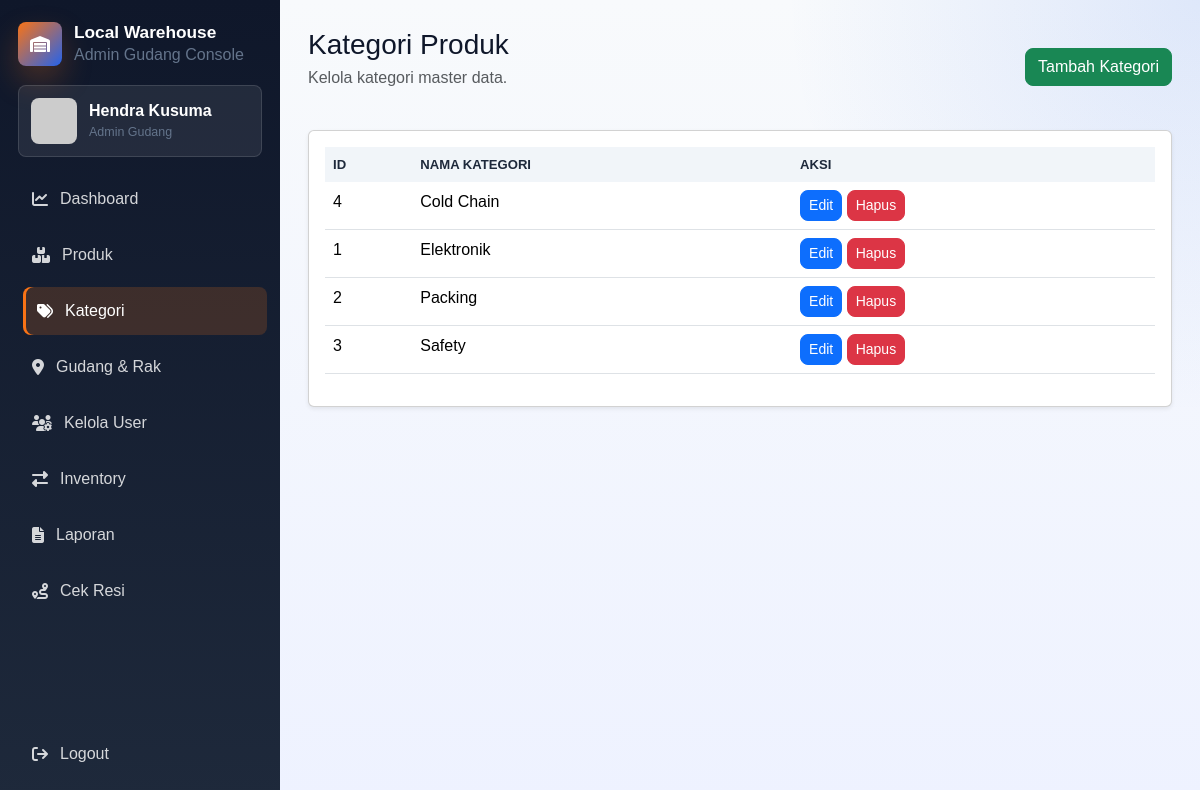
The app's page /php/index.php?page=categories (signed in) with its own data.
### tables this page shows
CREATE TABLE `categories` (
  `id_category` int(11) NOT NULL,
  `name_category` varchar(100) NOT NULL
);

### php/modules/categories.php (the view, shortened to what this page needs)
<?php
$action = $_GET['action'] ?? 'list';
if ($action === 'list') {
    $categoriesResult = $mysqli->query('SELECT * FROM categories ORDER BY name_category ASC');
}
?>
<?php if ($action === 'list'): ?>
    <div class="d-flex justify-content-between align-items-center mb-4">
        <div>
            <h1 class="h3 mb-1">Kategori Produk</h1>
            <p class="text-muted">Kelola kategori master data.</p>
        </div>
        <a href="index.php?page=categories&action=add" class="btn btn-success">Tambah Kategori</a>
    </div>
    <div class="card shadow-sm">
        <div class="card-body">
            <div class="table-responsive">
                <table class="table table-hover">
                    <thead class="table-light">
                    <tr>
                        <th>ID</th>
                        <th>Nama Kategori</th>
                        <th>Aksi</th>
                    </tr>
                    </thead>
                    <tbody>
                    <?php while ($row = $categoriesResult->fetch_assoc()): ?>
                        <tr>
                            <td><?php echo $row['id_category']; ?></td>
                            <td><?php echo htmlspecialchars($row['name_category']); ?></td>
                            <td>
                                <a href="index.php?page=categories&action=edit&id=<?php echo $row['id_category']; ?>" class="btn btn-sm btn-primary">Edit</a>
                                <a href="index.php?page=categories&action=delete&id=<?php echo $row['id_category']; ?>" class="btn btn-sm btn-danger" onclick="return confirm('Hapus kategori?');">Hapus</a>
                            </td>
                        </tr>
                    <?php endwhile; ?>
                    </tbody>
                </table>
            </div>
        </div>
    </div>
<?php endif; ?>

### php/assets/css/style.css (style rules this page uses)
:root { --navy: #1e293b; --navy-2: #0f172a; --orange: #f97316; --electric: #2563eb; --cyan: #06b6d4; --green: #22c55e; --danger: #ef4444; --soft: #f8fafc; --ink: #0f172a; --muted: #64748b; }
* { letter-spacing: 0; }
body { margin: 0; background: var(--soft); color: var(--ink); font-family: Arial, Helvetica, sans-serif; }
.btn { border-radius: 8px; transition: transform .2s ease, box-shadow .2s ease, filter .2s ease; }
.table { --bs-table-hover-bg: rgba(249, 115, 22, .08); }
.table thead th { color: var(--navy); background: #f1f5f9; border-bottom: 0; font-size: .82rem; text-transform: uppercase; }
.table tbody tr { transition: transform .18s ease, box-shadow .18s ease, background-color .18s ease; }

### records on screen
categories: id_category "4", name_category "Cold Chain"
categories: id_category "1", name_category "Elektronik"
categories: id_category "2", name_category "Packing"
categories: id_category "3", name_category "Safety"

### other values on screen
role_label($role) "Admin Gudang"
$user['name'] "Hendra Kusuma"
